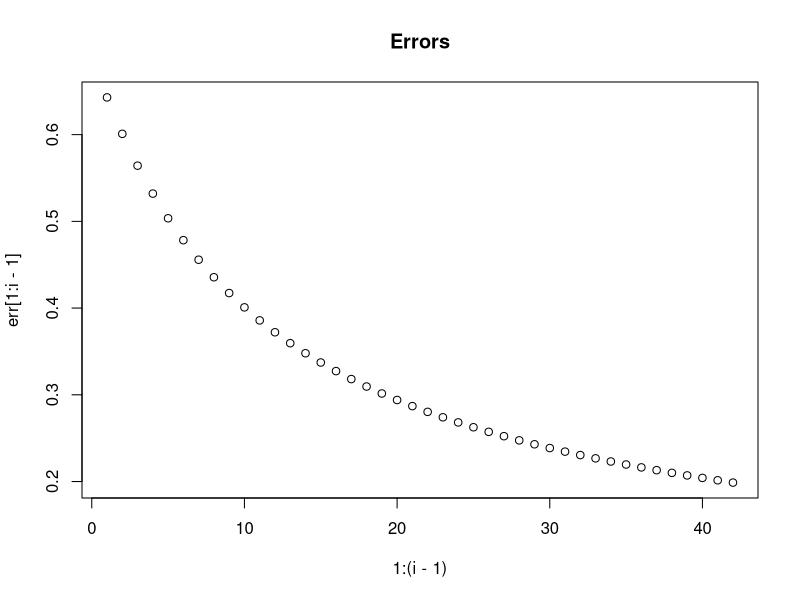

Write R code to recreate this figure.
# Function backpropLearn: backpropagation learning in specific ANN
  # Input
    # input - features (input)
    # output - output
    # r - learning rate
    # eps - convergence threshold
    # it - maximum number of iterations
  # Output
    # w - ANN weights

# unser Ansatz
our_backpropLearn = function(input, output, r, eps, it){
  
  # random initialisation of weights
  set.seed(1) # deterministic for comparison
  w = runif(6)
  
  # initialisation of vector for error
  err = rep(100, it)
  i = 1
  
  # update weights until error is small enough or maximum number of iterations is reached
  while( i == 1 || (err[i-1] > eps & i <= it)){
    
    err[i] = 0
    
    # iterate over all data points
    for(j in 1:length(output)){
      
      # compute current output
      out = annEval(w, input[j, ])
      d = vector(length = 3)
  
      # compute d and update w
      ###### CODE HERE ########
      #                          typo here v
      d[3] = out[3] * (1- out[3]) *(out[3] * output[j])
      d[1] = out[1] * (1 - out[1]) * d[3] * w[5]
      d[2] = out[2] * (1 - out[2]) * d[3] * w[6]

      w[1] = w[1] - r*(input[j,1] * d[1])
      w[2] = w[2] - r*(input[j,1] * d[2])
      w[3] = w[3] - r*(input[j,2] * d[1])
      w[4] = w[4] - r*(input[j,2] * d[2])
      w[5] = w[5] - r*(out[1] * d[3])
      w[6] = w[6] - r*(out[2] * d[3])
      
      # calculate error
      err[i] = err[i] + abs(annEval(w, input[j, ])[3] - output[j])
    }
    i = i + 1
  }
  # plot error over number of iterations
  plot(1:(i-1), err[1:i-1], main = "Errors")
  
  return(w)
}

# Musterloesung
backpropLearn = function(input, output, r, eps, it){
  
  # random initialisation of weights
  set.seed(1) # deterministic for comparison
  w = runif(6)
  
  # initialisation of vector for error
  err = rep(100, it)
  i = 1
  
  # update weights until error is small enough or maximum number of iterations is reached
  while( i == 1 || (err[i-1] > eps & i <= it)){
    
    err[i] = 0
    
    # iterate over all data points
    for(j in 1:length(output)){
      
      # compute current output
      out = annEval(w, input[j, ])
      d = vector(length = 3)
  
      # compute d and update w
      ###### CODE HERE ########
      #compute output layer values
      d[3]=out[3]*(1-out[3])*(out[3]-output[j])

      #compute first layer values
      d[1]=out[1]*(1-out[1])*d[3]*w[5]
      d[2]=out[2]*(1-out[2])*d[3]*w[6]
      
      w[1]=w[1]-r*input[j,1]*d[1]
      w[2]=w[2]-r*input[j,1]*d[2]
      w[3]=w[3]-r*input[j,2]*d[1]
      w[4]=w[4]-r*input[j,2]*d[2]
      w[5]=w[5]-r*out[1]*d[3]
      w[6]=w[6]-r*out[2]*d[3]     
      # calculate error
      err[i] = err[i] + abs(annEval(w, input[j, ])[3] - output[j])
    }
    i = i + 1
  }
  # plot error over number of iterations
  plot(1:(i-1), err[1:i-1], main = "Errors")
  
  return(w)
}
# Function annEval: evaluation of specific ANN
  # Input
    # w - weights in ANN
    # input - input values
  # Output
    # out - ANN output for each neuron

annEval = function(w, input){
  out = vector(length = 3)
  
  # calculate output for each neuron using function a
  out[1] = a(input[1] * w[1] + input[2] * w[3])
  out[2] = a(input[1] * w[2] + input[2] * w[4])
  out[3] = a(out[1] * w[5] + out[2] * w[6])
  
  return(out)
}


# Function a: sigmoid function
  # Input
    # x - real number
  # Output
    # a(x)

a = function(x){
  return(1 / (1 + exp(-x)))
}

# create input data
input = matrix(c(0.1, 0.7, 0.2, 0.5), ncol = 2)
output = c(1, 1)

# learn network
w = backpropLearn(input, output, 1, 0.2, 100)
print(w)

# read data from file
#data = read.table("../set1.txt", header = TRUE, sep = "\t")

# separate data
#names(data) = c("V1", "V2", "V3")
#x = as.matrix(data[ ,1:ncol(data) - 1])
#label = data[ ,ncol(data)] # last column
#
#w = backpropLearn(x, label, 1, 0.2, 1000)
#print(w)
